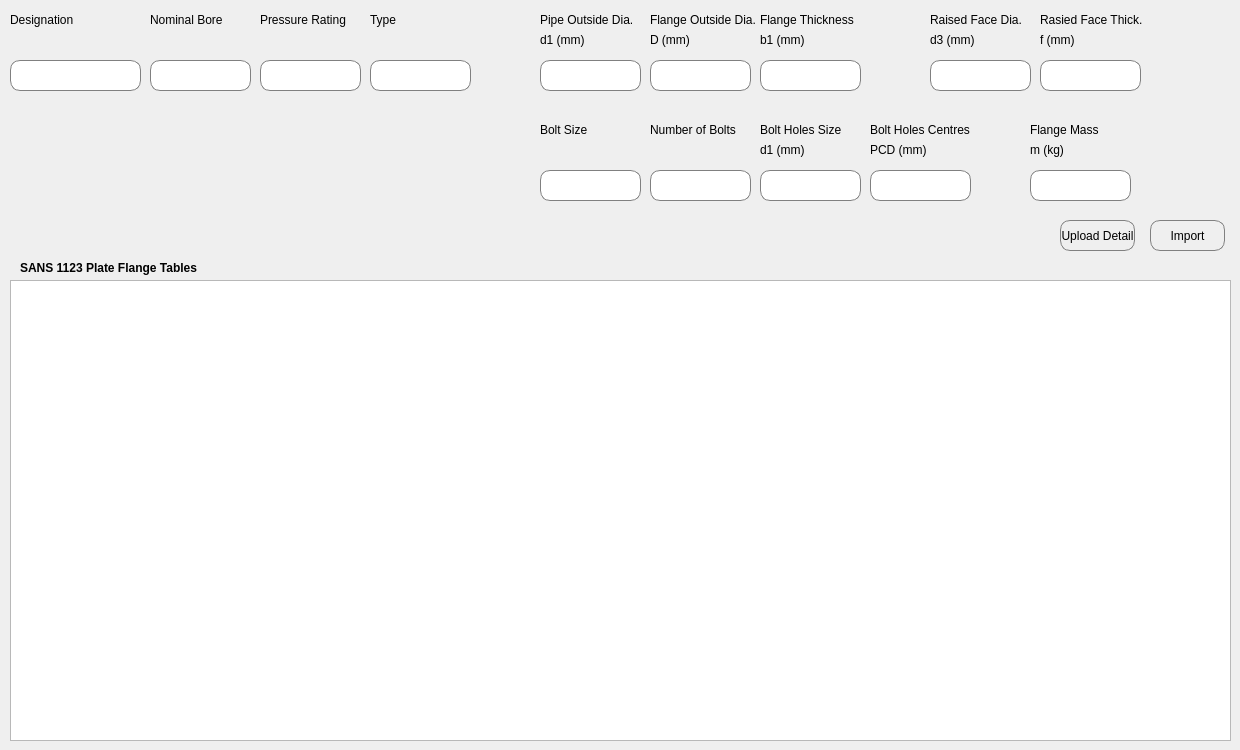
      <widget class="QWidget" name="tab_6">
       <attribute name="title">
        <string>SANS 1123 Pipe Flanges</string>
       </attribute>
       <widget class="QLabel" name="lbQuotationHistory_6">
        <property name="geometry">
         <rect>
          <x>20</x>
          <y>260</y>
          <width>181</width>
          <height>16</height>
         </rect>
        </property>
        <property name="font">
         <font>
          <weight>75</weight>
          <bold>true</bold>
         </font>
        </property>
        <property name="text">
         <string>SANS 1123 Plate Flange Tables</string>
        </property>
       </widget>
       <widget class="QTableView" name="tvSANSFlangeTable">
        <property name="geometry">
         <rect>
          <x>10</x>
          <y>280</y>
          <width>1221</width>
          <height>461</height>
         </rect>
        </property>
       </widget>
       <widget class="QLineEdit" name="leDesignationFlange">
        <property name="geometry">
         <rect>
          <x>10</x>
          <y>60</y>
          <width>131</width>
          <height>31</height>
         </rect>
        </property>
        <property name="font">
         <font>
          <pointsize>10</pointsize>
         </font>
        </property>
        <property name="styleSheet">
         <string notr="true">QLineEdit {
 border: 1px solid gray;
 border-radius: 10px;
}</string>
        </property>
        <property name="readOnly">
         <bool>true</bool>
        </property>
       </widget>
       <widget class="QLabel" name="lbCompany_5">
        <property name="geometry">
         <rect>
          <x>10</x>
          <y>10</y>
          <width>121</width>
          <height>20</height>
         </rect>
        </property>
        <property name="font">
         <font>
          <pointsize>9</pointsize>
         </font>
        </property>
        <property name="text">
         <string>Designation</string>
        </property>
       </widget>
       <widget class="QLineEdit" name="leUnitNB">
        <property name="geometry">
         <rect>
          <x>150</x>
          <y>60</y>
          <width>101</width>
          <height>31</height>
         </rect>
        </property>
        <property name="font">
         <font>
          <pointsize>10</pointsize>
         </font>
        </property>
        <property name="styleSheet">
         <string notr="true">QLineEdit {
 border: 1px solid gray;
 border-radius: 10px;
}</string>
        </property>
        <property name="readOnly">
         <bool>true</bool>
        </property>
       </widget>
       <widget class="QLabel" name="lbCompID_13">
        <property name="geometry">
         <rect>
          <x>150</x>
          <y>10</y>
          <width>101</width>
          <height>20</height>
         </rect>
        </property>
        <property name="font">
         <font>
          <pointsize>9</pointsize>
         </font>
        </property>
        <property name="text">
         <string>Nominal Bore</string>
        </property>
       </widget>
       <widget class="QLineEdit" name="leUnitPR">
        <property name="geometry">
         <rect>
          <x>260</x>
          <y>60</y>
          <width>101</width>
          <height>31</height>
         </rect>
        </property>
        <property name="font">
         <font>
          <pointsize>10</pointsize>
         </font>
        </property>
        <property name="styleSheet">
         <string notr="true">QLineEdit {
 border: 1px solid gray;
 border-radius: 10px;
}</string>
        </property>
        <property name="readOnly">
         <bool>true</bool>
        </property>
       </widget>
       <widget class="QLabel" name="lbCompID_14">
        <property name="geometry">
         <rect>
          <x>260</x>
          <y>10</y>
          <width>101</width>
          <height>20</height>
         </rect>
        </property>
        <property name="font">
         <font>
          <pointsize>9</pointsize>
         </font>
        </property>
        <property name="text">
         <string>Pressure Rating</string>
        </property>
       </widget>
       <widget class="QLineEdit" name="leUnitType">
        <property name="geometry">
         <rect>
          <x>370</x>
          <y>60</y>
          <width>101</width>
          <height>31</height>
         </rect>
        </property>
        <property name="font">
         <font>
          <pointsize>10</pointsize>
         </font>
        </property>
        <property name="styleSheet">
         <string notr="true">QLineEdit {
 border: 1px solid gray;
 border-radius: 10px;
}</string>
        </property>
        <property name="readOnly">
         <bool>true</bool>
        </property>
       </widget>
       <widget class="QLabel" name="lbCompID_40">
        <property name="geometry">
         <rect>
          <x>370</x>
          <y>10</y>
          <width>101</width>
          <height>20</height>
         </rect>
        </property>
        <property name="font">
         <font>
          <pointsize>9</pointsize>
         </font>
        </property>
        <property name="text">
         <string>Type</string>
        </property>
       </widget>
       <widget class="QLineEdit" name="lePOD">
        <property name="geometry">
         <rect>
          <x>540</x>
          <y>60</y>
          <width>101</width>
          <height>31</height>
         </rect>
        </property>
        <property name="font">
         <font>
          <pointsize>10</pointsize>
         </font>
        </property>
        <property name="styleSheet">
         <string notr="true">QLineEdit {
 border: 1px solid gray;
 border-radius: 10px;
}</string>
        </property>
        <property name="readOnly">
         <bool>true</bool>
        </property>
       </widget>
       <widget class="QLabel" name="lbCompID_41">
        <property name="geometry">
         <rect>
          <x>540</x>
          <y>10</y>
          <width>111</width>
          <height>20</height>
         </rect>
        </property>
        <property name="font">
         <font>
          <pointsize>9</pointsize>
         </font>
        </property>
        <property name="text">
         <string>Pipe Outside Dia.</string>
        </property>
       </widget>
       <widget class="QLineEdit" name="leFOD">
        <property name="geometry">
         <rect>
          <x>650</x>
          <y>60</y>
          <width>101</width>
          <height>31</height>
         </rect>
        </property>
        <property name="font">
         <font>
          <pointsize>10</pointsize>
         </font>
        </property>
        <property name="styleSheet">
         <string notr="true">QLineEdit {
 border: 1px solid gray;
 border-radius: 10px;
}</string>
        </property>
        <property name="readOnly">
         <bool>true</bool>
        </property>
       </widget>
       <widget class="QLabel" name="lbCompID_42">
        <property name="geometry">
         <rect>
          <x>650</x>
          <y>10</y>
          <width>111</width>
          <height>20</height>
         </rect>
        </property>
        <property name="font">
         <font>
          <pointsize>9</pointsize>
         </font>
        </property>
        <property name="text">
         <string>Flange Outside Dia.</string>
        </property>
       </widget>
       <widget class="QLabel" name="lbCompID_43">
        <property name="geometry">
         <rect>
          <x>540</x>
          <y>30</y>
          <width>111</width>
          <height>20</height>
         </rect>
        </property>
        <property name="font">
         <font>
          <pointsize>9</pointsize>
         </font>
        </property>
        <property name="text">
         <string>d1 (mm)</string>
        </property>
       </widget>
       <widget class="QLabel" name="lbCompID_44">
        <property name="geometry">
         <rect>
          <x>650</x>
          <y>30</y>
          <width>101</width>
          <height>20</height>
         </rect>
        </property>
        <property name="font">
         <font>
          <pointsize>9</pointsize>
         </font>
        </property>
        <property name="text">
         <string>D (mm)</string>
        </property>
       </widget>
       <widget class="QLabel" name="lbCompID_45">
        <property name="geometry">
         <rect>
          <x>760</x>
          <y>30</y>
          <width>61</width>
          <height>20</height>
         </rect>
        </property>
        <property name="font">
         <font>
          <pointsize>9</pointsize>
         </font>
        </property>
        <property name="text">
         <string>b1 (mm)</string>
        </property>
       </widget>
       <widget class="QLineEdit" name="leFTK">
        <property name="geometry">
         <rect>
          <x>760</x>
          <y>60</y>
          <width>101</width>
          <height>31</height>
         </rect>
        </property>
        <property name="font">
         <font>
          <pointsize>10</pointsize>
         </font>
        </property>
        <property name="styleSheet">
         <string notr="true">QLineEdit {
 border: 1px solid gray;
 border-radius: 10px;
}</string>
        </property>
        <property name="readOnly">
         <bool>true</bool>
        </property>
       </widget>
       <widget class="QLabel" name="lbCompID_46">
        <property name="geometry">
         <rect>
          <x>760</x>
          <y>10</y>
          <width>111</width>
          <height>20</height>
         </rect>
        </property>
        <property name="font">
         <font>
          <pointsize>9</pointsize>
         </font>
        </property>
        <property name="text">
         <string>Flange Thickness</string>
        </property>
       </widget>
       <widget class="QLabel" name="lbCompID_47">
        <property name="geometry">
         <rect>
          <x>930</x>
          <y>30</y>
          <width>101</width>
          <height>20</height>
         </rect>
        </property>
        <property name="font">
         <font>
          <pointsize>9</pointsize>
         </font>
        </property>
        <property name="text">
         <string>d3 (mm)</string>
        </property>
       </widget>
       <widget class="QLineEdit" name="leRFD">
        <property name="geometry">
         <rect>
          <x>930</x>
          <y>60</y>
          <width>101</width>
          <height>31</height>
         </rect>
        </property>
        <property name="font">
         <font>
          <pointsize>10</pointsize>
         </font>
        </property>
        <property name="styleSheet">
         <string notr="true">QLineEdit {
 border: 1px solid gray;
 border-radius: 10px;
}</string>
        </property>
        <property name="readOnly">
         <bool>true</bool>
        </property>
       </widget>
       <widget class="QLabel" name="lbCompID_48">
        <property name="geometry">
         <rect>
          <x>930</x>
          <y>10</y>
          <width>111</width>
          <height>20</height>
         </rect>
        </property>
        <property name="font">
         <font>
          <pointsize>9</pointsize>
         </font>
        </property>
        <property name="text">
         <string>Raised Face Dia.</string>
        </property>
       </widget>
       <widget class="QLabel" name="lbCompID_49">
        <property name="geometry">
         <rect>
          <x>1040</x>
          <y>30</y>
          <width>101</width>
          <height>20</height>
         </rect>
        </property>
        <property name="font">
         <font>
          <pointsize>9</pointsize>
         </font>
        </property>
        <property name="text">
         <string>f (mm)</string>
        </property>
       </widget>
       <widget class="QLineEdit" name="leRFT">
        <property name="geometry">
         <rect>
          <x>1040</x>
          <y>60</y>
          <width>101</width>
          <height>31</height>
         </rect>
        </property>
        <property name="font">
         <font>
          <pointsize>10</pointsize>
         </font>
        </property>
        <property name="styleSheet">
         <string notr="true">QLineEdit {
 border: 1px solid gray;
 border-radius: 10px;
}</string>
        </property>
        <property name="readOnly">
         <bool>true</bool>
        </property>
       </widget>
       <widget class="QLabel" name="lbCompID_50">
        <property name="geometry">
         <rect>
          <x>1040</x>
          <y>10</y>
          <width>111</width>
          <height>20</height>
         </rect>
        </property>
        <property name="font">
         <font>
          <pointsize>9</pointsize>
         </font>
        </property>
        <property name="text">
         <string>Rasied Face Thick.</string>
        </property>
       </widget>
       <widget class="QLabel" name="label_3">
        <property name="geometry">
         <rect>
          <x>20</x>
          <y>110</y>
          <width>341</width>
          <height>141</height>
         </rect>
        </property>
        <property name="text">
         <string/>
        </property>
        <property name="pixmap">
         <pixmap>../resources/assets/SANS1123_plate_Flange.jpg</pixmap>
        </property>
        <property name="scaledContents">
         <bool>true</bool>
        </property>
       </widget>
       <widget class="QLineEdit" name="leFBOLT">
        <property name="geometry">
         <rect>
          <x>540</x>
          <y>170</y>
          <width>101</width>
          <height>31</height>
         </rect>
        </property>
        <property name="font">
         <font>
          <pointsize>10</pointsize>
         </font>
        </property>
        <property name="styleSheet">
         <string notr="true">QLineEdit {
 border: 1px solid gray;
 border-radius: 10px;
}</string>
        </property>
        <property name="readOnly">
         <bool>true</bool>
        </property>
       </widget>
       <widget class="QLabel" name="lbCompID_51">
        <property name="geometry">
         <rect>
          <x>540</x>
          <y>120</y>
          <width>111</width>
          <height>20</height>
         </rect>
        </property>
        <property name="font">
         <font>
          <pointsize>9</pointsize>
         </font>
        </property>
        <property name="text">
         <string>Bolt Size</string>
        </property>
       </widget>
       <widget class="QLabel" name="lbCompID_52">
        <property name="geometry">
         <rect>
          <x>540</x>
          <y>140</y>
          <width>101</width>
          <height>20</height>
         </rect>
        </property>
        <property name="font">
         <font>
          <pointsize>9</pointsize>
         </font>
        </property>
        <property name="text">
         <string/>
        </property>
       </widget>
       <widget class="QLineEdit" name="leNOB">
        <property name="geometry">
         <rect>
          <x>650</x>
          <y>170</y>
          <width>101</width>
          <height>31</height>
         </rect>
        </property>
        <property name="font">
         <font>
          <pointsize>10</pointsize>
         </font>
        </property>
        <property name="styleSheet">
         <string notr="true">QLineEdit {
 border: 1px solid gray;
 border-radius: 10px;
}</string>
        </property>
        <property name="readOnly">
         <bool>true</bool>
        </property>
       </widget>
       <widget class="QLabel" name="lbCompID_53">
        <property name="geometry">
         <rect>
          <x>650</x>
          <y>120</y>
          <width>111</width>
          <height>20</height>
         </rect>
        </property>
        <property name="font">
         <font>
          <pointsize>9</pointsize>
         </font>
        </property>
        <property name="text">
         <string>Number of Bolts</string>
        </property>
       </widget>
       <widget class="QLabel" name="lbCompID_54">
        <property name="geometry">
         <rect>
          <x>650</x>
          <y>140</y>
          <width>101</width>
          <height>20</height>
         </rect>
        </property>
        <property name="font">
         <font>
          <pointsize>9</pointsize>
         </font>
        </property>
        <property name="text">
         <string/>
        </property>
       </widget>
       <widget class="QLineEdit" name="leBOS">
        <property name="geometry">
         <rect>
          <x>760</x>
          <y>170</y>
          <width>101</width>
          <height>31</height>
         </rect>
        </property>
        <property name="font">
         <font>
          <pointsize>10</pointsize>
         </font>
        </property>
        <property name="styleSheet">
         <string notr="true">QLineEdit {
 border: 1px solid gray;
 border-radius: 10px;
}</string>
        </property>
        <property name="readOnly">
         <bool>true</bool>
        </property>
       </widget>
       <widget class="QLabel" name="lbCompID_55">
        <property name="geometry">
         <rect>
          <x>760</x>
          <y>120</y>
          <width>111</width>
          <height>20</height>
         </rect>
        </property>
        <property name="font">
         <font>
          <pointsize>9</pointsize>
         </font>
        </property>
        <property name="text">
         <string>Bolt Holes Size</string>
        </property>
       </widget>
       <widget class="QLabel" name="lbCompID_56">
        <property name="geometry">
         <rect>
          <x>760</x>
          <y>140</y>
          <width>101</width>
          <height>20</height>
         </rect>
        </property>
        <property name="font">
         <font>
          <pointsize>9</pointsize>
         </font>
        </property>
        <property name="text">
         <string>d1 (mm)</string>
        </property>
       </widget>
       <widget class="QLineEdit" name="lePCD">
        <property name="geometry">
         <rect>
          <x>870</x>
          <y>170</y>
          <width>101</width>
          <height>31</height>
         </rect>
        </property>
        <property name="font">
         <font>
          <pointsize>10</pointsize>
         </font>
        </property>
        <property name="styleSheet">
         <string notr="true">QLineEdit {
 border: 1px solid gray;
 border-radius: 10px;
}</string>
        </property>
        <property name="readOnly">
         <bool>true</bool>
        </property>
       </widget>
       <widget class="QLabel" name="lbCompID_57">
        <property name="geometry">
         <rect>
          <x>870</x>
          <y>120</y>
          <width>111</width>
          <height>20</height>
         </rect>
        </property>
        <property name="font">
         <font>
          <pointsize>9</pointsize>
         </font>
        </property>
        <property name="text">
         <string>Bolt Holes Centres</string>
        </property>
       </widget>
       <widget class="QLabel" name="lbCompID_58">
        <property name="geometry">
         <rect>
          <x>870</x>
          <y>140</y>
          <width>101</width>
          <height>20</height>
         </rect>
        </property>
        <property name="font">
         <font>
          <pointsize>9</pointsize>
         </font>
        </property>
        <property name="text">
         <string>PCD (mm)</string>
        </property>
       </widget>
       <widget class="QPushButton" name="btnImportFlanges">
        <property name="geometry">
         <rect>
          <x>1150</x>
          <y>220</y>
          <width>75</width>
          <height>31</height>
         </rect>
        </property>
        <property name="styleSheet">
         <string notr="true">   QPushButton {
         border: 1px solid gray;
         border-radius: 10px;
		 background-color: qlineargradient(x1: 0, y1: 0, x2: 0, y2: 1,
                                           stop: 0 #f6f7fa, stop: 1 rgb(43, 200, 7));
	
	
     }

 QPushButton:pressed {
         background-color: qlineargradient(x1: 0, y1: 0, x2: 0, y2: 1,
                                           stop: 0 #dadbde, stop: 1 #f6f7fa);
     }</string>
        </property>
        <property name="text">
         <string>Import</string>
        </property>
       </widget>
       <widget class="QPushButton" name="btnUpload_2">
        <property name="geometry">
         <rect>
          <x>1060</x>
          <y>220</y>
          <width>75</width>
          <height>31</height>
         </rect>
        </property>
        <property name="styleSheet">
         <string notr="true">    QPushButton {
         border: 1px solid gray;
         border-radius: 10px;
		 background-color: qlineargradient(x1: 0, y1: 0, x2: 0, y2: 1,
                                           stop: 0 #f6f7fa, stop: 1 rgb(255, 255, 0));
	
	
     }

 QPushButton:pressed {
         background-color: qlineargradient(x1: 0, y1: 0, x2: 0, y2: 1,
                                           stop: 0 #dadbde, stop: 1 #f6f7fa);
     }</string>
        </property>
        <property name="text">
         <string>Upload Detail</string>
        </property>
       </widget>
       <widget class="QLabel" name="lbCompID_59">
        <property name="geometry">
         <rect>
          <x>1030</x>
          <y>140</y>
          <width>101</width>
          <height>20</height>
         </rect>
        </property>
        <property name="font">
         <font>
          <pointsize>9</pointsize>
         </font>
        </property>
        <property name="text">
         <string>m (kg)</string>
        </property>
       </widget>
       <widget class="QLabel" name="lbCompID_60">
        <property name="geometry">
         <rect>
          <x>1030</x>
          <y>120</y>
          <width>111</width>
          <height>20</height>
         </rect>
        </property>
        <property name="font">
         <font>
          <pointsize>9</pointsize>
         </font>
        </property>
        <property name="text">
         <string>Flange Mass</string>
        </property>
       </widget>
       <widget class="QLineEdit" name="leFlangeMass">
        <property name="geometry">
         <rect>
          <x>1030</x>
          <y>170</y>
          <width>101</width>
          <height>31</height>
         </rect>
        </property>
        <property name="font">
         <font>
          <pointsize>10</pointsize>
         </font>
        </property>
        <property name="styleSheet">
         <string notr="true">QLineEdit {
 border: 1px solid gray;
 border-radius: 10px;
}</string>
        </property>
        <property name="readOnly">
         <bool>true</bool>
        </property>
       </widget>
      </widget>
